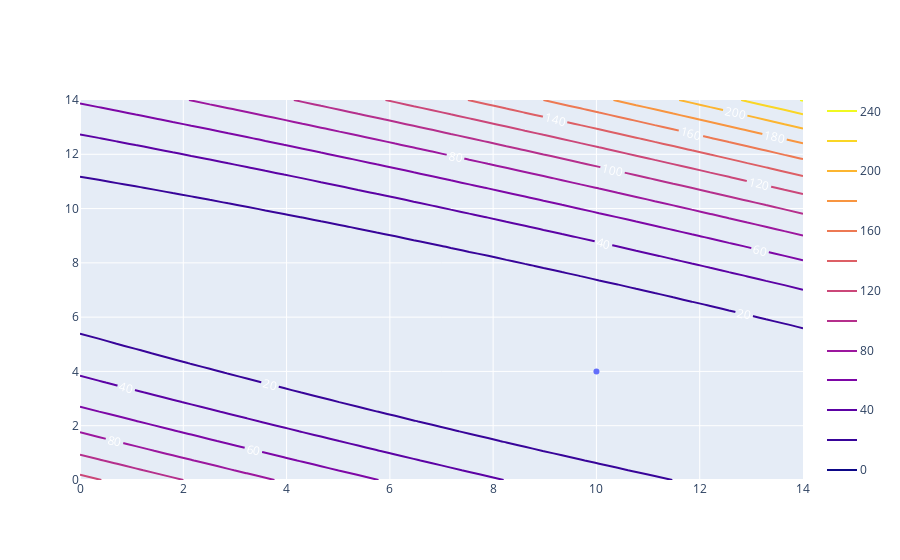

Notebook source saved alongside this figure:
### Markdown cell above
### Side note: Contour line

The contour line is another way to plot our cost function where we are able to plot it in 2D which is easier to visualize.

The resulting graph shows curve of "level" of errors, and the minima for the cost function is at the middle of those curves.

### Code cell
contour = Graph()
contour.plot2DArray([[10], [4]], "minima")
contour.plotContourLine(
    CostFunction(dataset).squaredError,
    0, 14, 40
)
contour.render()

### Figure 1 — Plotly figure (JSON) as saved in the notebook; plotly's stock layout.template omitted (floating-point values rounded to 4 significant figures; data arrays with more than 128 entries replaced by an {"elided": "..."} marker saying what was removed)
{"data": [{"mode": "markers", "name": "minima", "type": "scatter", "x": [10], "y": [4]}, {"contours": {"coloring": "lines", "labelfont": {"color": "white", "size": 12}, "showlabels": true}, "line": {"width": 2}, "type": "contour", "x": [0.0, 0.359, 0.7179, 1.077, 1.436, 1.795, 2.154, 2.513, 2.872, 3.231, 3.59, 3.949, 4.308, 4.667, 5.026, 5.385, 5.744, 6.103, 6.462, 6.821, 7.179, 7.538, 7.897, 8.256, 8.615, 8.974, 9.333, 9.692, 10.05, 10.41, 10.77, 11.13, 11.49, 11.85, 12.21, 12.56, 12.92, 13.28, 13.64, 14.0], "y": [0.0, 0.359, 0.7179, 1.077, 1.436, 1.795, 2.154, 2.513, 2.872, 3.231, 3.59, 3.949, 4.308, 4.667, 5.026, 5.385, 5.744, 6.103, 6.462, 6.821, 7.179, 7.538, 7.897, 8.256, 8.615, 8.974, 9.333, 9.692, 10.05, 10.41, 10.77, 11.13, 11.49, 11.85, 12.21, 12.56, 12.92, 13.28, 13.64, 14.0], "z": {"elided": "40x40 float values"}}], "layout": {}}
